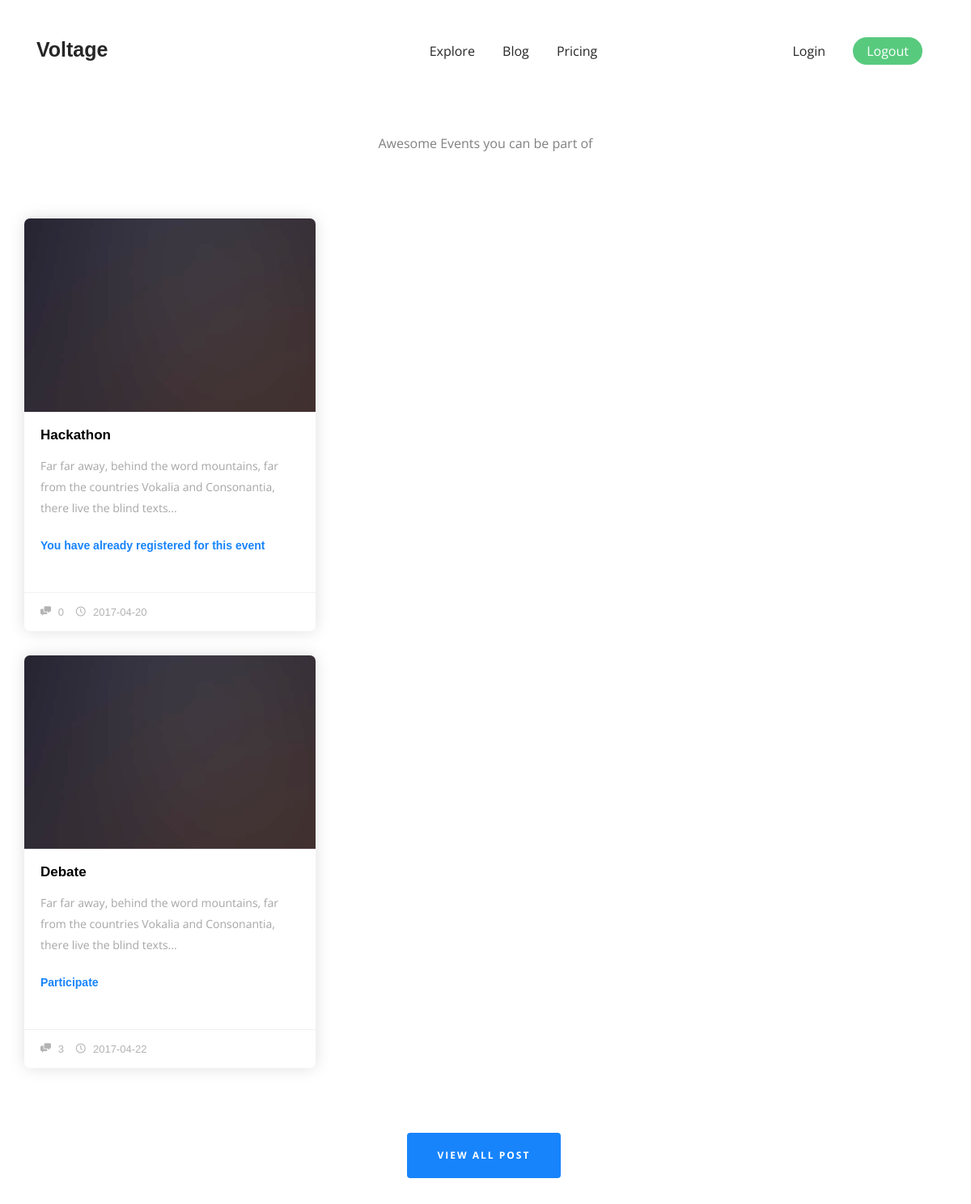
Screenshot of /events.php (signed in) with the database file from the repository.
### tables this page shows
CREATE TABLE `events` (
  `event_id` int(11) NOT NULL,
  `event_name` varchar(20) NOT NULL,
  `description` text NOT NULL,
  `date` date NOT NULL,
  `capacity` int(11) NOT NULL,
  `filled` int(11) NOT NULL
);

### events.php (the view, shortened to what this page needs)
<!DOCTYPE html>
 <html class="no-js">
	<head>
	<link rel="stylesheet" href="css/animate.css">
	<link rel="stylesheet" href="css/icomoon.css">
	<link rel="stylesheet" href="css/magnific-popup.css">
	<link rel="stylesheet" href="css/owl.carousel.min.css">
	<link rel="stylesheet" href="css/owl.theme.default.min.css">
	<link rel="stylesheet" href="css/bootstrap.css">
	<link rel="stylesheet" href="css/cards.css">
	</head>
	<body>
	<div id="fh5co-page">
		<nav class="fh5co-nav-style-1" role="navigation" data-offcanvass-position="fh5co-offcanvass-left">
			<div class="container">
				<div class="col-lg-3 col-md-3 col-sm-3 col-xs-12 fh5co-logo">
					<a href="#" style="color: #262626">Voltage</a>
				</div>
				<div class="col-lg-6 col-md-5 col-sm-5 text-center fh5co-link-wrap">
					<ul data-offcanvass="yes">
						<li class="active"><a href="#">Tour</a></li>
						<li><a href="#" style="color: #262626">Explore</a></li>
						<li><a href="#" style="color: #262626">Blog</a></li>
						<li><a href="#" style="color: #262626">Pricing</a></li>
					</ul>
				</div>
				<div class="col-lg-3 col-md-4 col-sm-4 text-right fh5co-link-wrap">
					<ul class="fh5co-special" data-offcanvass="yes">
						<li><a href="login-form/index.html" style="color: #262626">Login</a></li>
						<li><a href="login-form/register.php" class="call-to-action">Logout</a></li>
					</ul>
				</div>
			</div>
		</nav>
		<br><br>
		<div class="fh5co-blog-style-1">
			<div class="container">
				<div class="row p-b">
					<div class="col-md-6 col-md-offset-3 text-center">
						<p class="wow fadeInUp" data-wow-duration=".1s" data-wow-delay=".1s">Awesome Events you can be part of</p>
					</div>
				</div>
				<div class="row p-b">
					<div class="col-md-4 col-sm-6 col-xs-6 col-xxs-12">
					<?php
					include "functions/dataBaseConn.php";
					$get_event_sql = "SELECT *FROM events";
					$get_event_result = $conn->query($get_event_sql);
					while($row = $get_event_result->fetch_assoc())
					{
						?>
						<div class="fh5co-post wow fadeInLeft"  data-wow-duration="1s" data-wow-delay=".5s">
							<div class="fh5co-post-image">
								<div class="fh5co-overlay"></div>
								<img src="images/img_same_dimension_2.jpg" alt="Image" class="img-responsive">
							</div>
							<div class="fh5co-post-text">
								<h3><a href="#"><?php echo $row['event_name'] ?></a></h3>
								<p><?php echo $row['description'] ?></p><br>
								<p><h5><a href="#"><?php include "participation-check.php" ?></a></h5></p>
							</div>
							<div class="fh5co-post-meta">
								<a href="#"><i class="icon-chat"></i> <?php echo $row['filled'] ?></a>
								<a href="#"><i class="icon-clock2"></i> <?php echo $row['date'] ?></a>
							</div>
						</div>
						<?php
					}
					?>
					</div>
				</div>
				<div class="row">
					<div class="col-md-4 col-md-offset-4 text-center wow fadeInUp" data-wow-duration="1s" data-wow-delay="2s">
						<a href="#" class="btn btn-primary btn-lg">View All Post</a>
					</div>
				</div>
			</div>
		</div>
	</div>
	</body>
</html>

### participation-check.php
<?php
	if(!isset($_SESSION['email']))
	{
		echo "Login to register";
	}
	else
	{
		$get_user_id_sql = "SELECT user_id FROM user_profile WHERE email = '".$_SESSION['email']."'";
		$get_user_id_result = $conn->query($get_user_id_sql);
		$get_user_id_row = $get_user_id_result->fetch_assoc();
		$user_id = $get_user_id_row['user_id'];
		$event_id = $row['event_id'];
		$check_sql = "SELECT * FROM participation WHERE user_id = $user_id AND event_id = $event_id";
		$check_result = $conn->query($check_sql);
		if($check_result->num_rows == 0)
		{
			echo "Participate";
		}
		else
		{
			echo "You have already registered for this event";
		}
	}
?>

### css/icomoon.css (style rules this page uses)
[class^="icon-"], [class*=" icon-"] { font-family: 'icomoon' !important; speak: none; font-style: normal; font-weight: normal; font-variant: normal; text-transform: none; line-height: 1; -webkit-font-smoothing: antialiased; -moz-osx-font-smoothing: grayscale; }
.icon-chat:before { content: "\e67c"; }
.icon-clock2:before { content: "\e014"; }

### rows the page displays
events: event_name "Hackathon", description "Far far away, behind the word mountains, far from the countries Vokalia and Consonantia, there live the blind texts...", shows "You have already registered for this event", filled "0", date "2017-04-20"
events: event_name "Debate", description "Far far away, behind the word mountains, far from the countries Vokalia and Consonantia, there live the blind texts...", shows "Participate", filled "3", date "2017-04-22"
